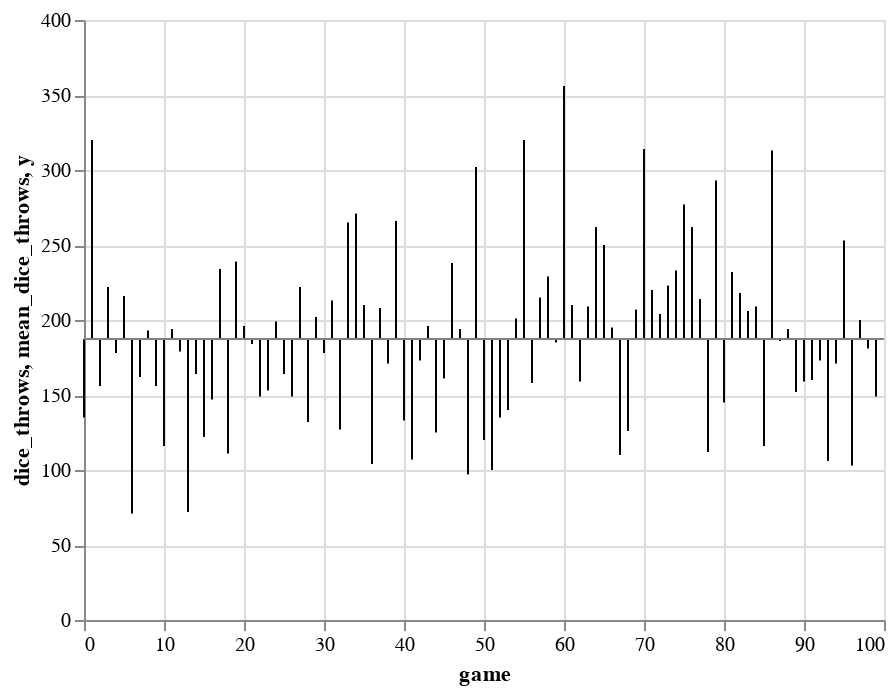

The notebook cell saved with this chart:
### Code cell
# add id to data.frame
games['game'] = range(games.shape[0])

# calculate mean
games['mean_dice_throws'] = games['dice_throws'].mean()

# plot deviations from mean value
chart_1 = alt.Chart(games).encode(
        x='game',
        y2='mean_dice_throws',
        y='dice_throws'
    ).mark_line()

# add mean line 
mean_df = pd.DataFrame( {'y': [games['dice_throws'].mean()] } )
chart_2 = alt.Chart(mean_df).mark_rule(color='grey').encode(y='y')

chart_1 + chart_2

### Figure 1 — Vega-Lite specification as saved in the notebook (floating-point values rounded to 4 significant figures)
{"config": {"view": {"continuousWidth": 400, "continuousHeight": 300}}, "layer": [{"data": {"name": "data-615985425814a56201a72b3fb1a3951e"}, "mark": "line", "encoding": {"x": {"type": "quantitative", "field": "game"}, "y": {"type": "quantitative", "field": "dice_throws"}, "y2": {"field": "mean_dice_throws"}}}, {"data": {"name": "data-d3948f4cd62f1d1717e5c144cf81d937"}, "mark": {"type": "rule", "color": "grey"}, "encoding": {"y": {"type": "quantitative", "field": "y"}}}], "$schema": "https://vega.github.io/schema/vega-lite/v4.8.1.json", "datasets": {"data-615985425814a56201a72b3fb1a3951e": [{"index": 0, "game_id": "2020-11-22 20:20:46.257", "dice_throws": 135, "mean_stick_distance": 26.5, "player_turns": 82, "game": 0, "mean_dice_throws": 187.4}, {"index": 0, "game_id": "2020-11-22 20:20:47.370", "dice_throws": 320, "mean_stick_distance": 10.0, "player_turns": 205, "game": 1, "mean_dice_throws": 187.4}, {"index": 0, "game_id": "2020-11-22 20:20:47.733", "dice_throws": 156, "mean_stick_distance": 19.0, "player_turns": 95, "game": 2, "mean_dice_throws": 187.4}, {"index": 0, "game_id": "2020-11-22 20:20:48.099", "dice_throws": 222, "mean_stick_distance": 22.0, "player_turns": 148, "game": 3, "mean_dice_throws": 187.4}, {"index": 0, "game_id": "2020-11-22 20:20:48.567", "dice_throws": 178, "mean_stick_distance": 20.5, "player_turns": 112, "game": 4, "mean_dice_throws": 187.4}, {"index": 0, "game_id": "2020-11-22 20:20:48.904", "dice_throws": 216, "mean_stick_distance": 22.0, "player_turns": 137, "game": 5, "mean_dice_throws": 187.4}, {"index": 0, "game_id": "2020-11-22 20:20:49.318", "dice_throws": 71, "mean_stick_distance": 31.5, "player_turns": 47, "game": 6, "mean_dice_throws": 187.4}, {"index": 0, "game_id": "2020-11-22 20:20:49.870", "dice_throws": 162, "mean_stick_distance": 25.5, "player_turns": 99, "game": 7, "mean_dice_throws": 187.4}, {"index": 0, "game_id": "2020-11-22 20:20:50.195", "dice_throws": 193, "mean_stick_distance": 23.0, "player_turns": 123, "game": 8, "mean_dice_throws": 187.4}, {"index": 0, "game_id": "2020-11-22 20:20:50.714", "dice_throws": 156, "mean_stick_distance": 24.0, "player_turns": 101, "game": 9, "mean_dice_throws": 187.4}, {"index": 0, "game_id": "2020-11-22 20:20:51.062", "dice_throws": 116, "mean_stick_distance": 25.5, "player_turns": 76, "game": 10, "mean_dice_throws": 187.4}, {"index": 0, "game_id": "2020-11-22 20:20:51.697", "dice_throws": 194, "mean_stick_distance": 23.0, "player_turns": 133, "game": 11, "mean_dice_throws": 187.4}, {"index": 0, "game_id": "2020-11-22 20:20:52.936", "dice_throws": 179, "mean_stick_distance": 14.5, "player_turns": 114, "game": 12, "mean_dice_throws": 187.4}, {"index": 0, "game_id": "2020-11-22 20:20:53.542", "dice_throws": 72, "mean_stick_distance": 32.0, "player_turns": 45, "game": 13, "mean_dice_throws": 187.4}, {"index": 0, "game_id": "2020-11-22 20:20:53.956", "dice_throws": 164, "mean_stick_distance": 21.5, "player_turns": 98, "game": 14, "mean_dice_throws": 187.4}, {"index": 0, "game_id": "2020-11-22 20:20:54.405", "dice_throws": 122, "mean_stick_distance": 26.5, "player_turns": 71, "game": 15, "mean_dice_throws": 187.4}, {"index": 0, "game_id": "2020-11-22 20:20:54.851", "dice_throws": 147, "mean_stick_distance": 21.0, "player_turns": 96, "game": 16, "mean_dice_throws": 187.4}, {"index": 0, "game_id": "2020-11-22 20:20:55.263", "dice_throws": 234, "mean_stick_distance": 17.0, "player_turns": 137, "game": 17, "mean_dice_throws": 187.4}, {"index": 0, "game_id": "2020-11-22 20:20:55.674", "dice_throws": 111, "mean_stick_distance": 28.5, "player_turns": 73, "game": 18, "mean_dice_throws": 187.4}, {"index": 0, "game_id": "2020-11-22 20:20:56.096", "dice_throws": 239, "mean_stick_distance": 19.0, "player_turns": 160, "game": 19, "mean_dice_throws": 187.4}, {"index": 0, "game_id": "2020-11-22 20:20:56.415", "dice_throws": 196, "mean_stick_distance": 20.5, "player_turns": 126, "game": 20, "mean_dice_throws": 187.4}, {"index": 0, "game_id": "2020-11-22 20:20:56.833", "dice_throws": 184, "mean_stick_distance": 20.5, "player_turns": 117, "game": 21, "mean_dice_throws": 187.4}, {"index": 0, "game_id": "2020-11-22 20:20:57.140", "dice_throws": 149, "mean_stick_distance": 23.5, "player_turns": 94, "game": 22, "mean_dice_throws": 187.4}, {"index": 0, "game_id": "2020-11-22 20:20:57.694", "dice_throws": 153, "mean_stick_distance": 22.5, "player_turns": 94, "game": 23, "mean_dice_throws": 187.4}, {"index": 0, "game_id": "2020-11-22 20:20:58.254", "dice_throws": 199, "mean_stick_distance": 18.0, "player_turns": 128, "game": 24, "mean_dice_throws": 187.4}, {"index": 0, "game_id": "2020-11-22 20:20:58.798", "dice_throws": 164, "mean_stick_distance": 23.0, "player_turns": 107, "game": 25, "mean_dice_throws": 187.4}, {"index": 0, "game_id": "2020-11-22 20:20:59.536", "dice_throws": 149, "mean_stick_distance": 22.5, "player_turns": 88, "game": 26, "mean_dice_throws": 187.4}, {"index": 0, "game_id": "2020-11-22 20:21:00.114", "dice_throws": 222, "mean_stick_distance": 21.0, "player_turns": 139, "game": 27, "mean_dice_throws": 187.4}, {"index": 0, "game_id": "2020-11-22 20:21:00.553", "dice_throws": 132, "mean_stick_distance": 24.5, "player_turns": 88, "game": 28, "mean_dice_throws": 187.4}, {"index": 0, "game_id": "2020-11-22 20:21:00.940", "dice_throws": 202, "mean_stick_distance": 22.5, "player_turns": 126, "game": 29, "mean_dice_throws": 187.4}, {"index": 0, "game_id": "2020-11-22 20:21:01.428", "dice_throws": 178, "mean_stick_distance": 22.5, "player_turns": 111, "game": 30, "mean_dice_throws": 187.4}, {"index": 0, "game_id": "2020-11-22 20:21:01.869", "dice_throws": 213, "mean_stick_distance": 22.0, "player_turns": 123, "game": 31, "mean_dice_throws": 187.4}, {"index": 0, "game_id": "2020-11-22 20:21:02.337", "dice_throws": 127, "mean_stick_distance": 29.0, "player_turns": 80, "game": 32, "mean_dice_throws": 187.4}, {"index": 0, "game_id": "2020-11-22 20:21:02.681", "dice_throws": 265, "mean_stick_distance": 13.0, "player_turns": 153, "game": 33, "mean_dice_throws": 187.4}, {"index": 0, "game_id": "2020-11-22 20:21:03.137", "dice_throws": 271, "mean_stick_distance": 12.0, "player_turns": 176, "game": 34, "mean_dice_throws": 187.4}, {"index": 0, "game_id": "2020-11-22 20:21:03.644", "dice_throws": 210, "mean_stick_distance": 20.0, "player_turns": 127, "game": 35, "mean_dice_throws": 187.4}, {"index": 0, "game_id": "2020-11-22 20:21:04.290", "dice_throws": 104, "mean_stick_distance": 29.5, "player_turns": 68, "game": 36, "mean_dice_throws": 187.4}, {"index": 0, "game_id": "2020-11-22 20:21:04.675", "dice_throws": 208, "mean_stick_distance": 19.5, "player_turns": 132, "game": 37, "mean_dice_throws": 187.4}, {"index": 0, "game_id": "2020-11-22 20:21:05.175", "dice_throws": 171, "mean_stick_distance": 25.0, "player_turns": 112, "game": 38, "mean_dice_throws": 187.4}, {"index": 0, "game_id": "2020-11-22 20:21:05.625", "dice_throws": 266, "mean_stick_distance": 11.5, "player_turns": 175, "game": 39, "mean_dice_throws": 187.4}, {"index": 0, "game_id": "2020-11-22 20:21:06.057", "dice_throws": 133, "mean_stick_distance": 27.0, "player_turns": 83, "game": 40, "mean_dice_throws": 187.4}, {"index": 0, "game_id": "2020-11-22 20:21:06.926", "dice_throws": 107, "mean_stick_distance": 28.5, "player_turns": 65, "game": 41, "mean_dice_throws": 187.4}, {"index": 0, "game_id": "2020-11-22 20:21:07.750", "dice_throws": 173, "mean_stick_distance": 27.5, "player_turns": 102, "game": 42, "mean_dice_throws": 187.4}, {"index": 0, "game_id": "2020-11-22 20:21:08.284", "dice_throws": 196, "mean_stick_distance": 19.0, "player_turns": 110, "game": 43, "mean_dice_throws": 187.4}, {"index": 0, "game_id": "2020-11-22 20:21:08.770", "dice_throws": 125, "mean_stick_distance": 27.5, "player_turns": 82, "game": 44, "mean_dice_throws": 187.4}, {"index": 0, "game_id": "2020-11-22 20:21:09.632", "dice_throws": 161, "mean_stick_distance": 19.5, "player_turns": 94, "game": 45, "mean_dice_throws": 187.4}, {"index": 0, "game_id": "2020-11-22 20:21:10.306", "dice_throws": 238, "mean_stick_distance": 19.0, "player_turns": 152, "game": 46, "mean_dice_throws": 187.4}, {"index": 0, "game_id": "2020-11-22 20:21:10.867", "dice_throws": 194, "mean_stick_distance": 19.0, "player_turns": 125, "game": 47, "mean_dice_throws": 187.4}, {"index": 0, "game_id": "2020-11-22 20:21:11.347", "dice_throws": 97, "mean_stick_distance": 27.5, "player_turns": 58, "game": 48, "mean_dice_throws": 187.4}, {"index": 0, "game_id": "2020-11-22 20:21:11.784", "dice_throws": 302, "mean_stick_distance": 14.5, "player_turns": 197, "game": 49, "mean_dice_throws": 187.4}, {"index": 0, "game_id": "2020-11-22 20:21:12.450", "dice_throws": 120, "mean_stick_distance": 24.5, "player_turns": 77, "game": 50, "mean_dice_throws": 187.4}, {"index": 0, "game_id": "2020-11-22 20:21:12.902", "dice_throws": 100, "mean_stick_distance": 22.5, "player_turns": 62, "game": 51, "mean_dice_throws": 187.4}, {"index": 0, "game_id": "2020-11-22 20:21:13.384", "dice_throws": 135, "mean_stick_distance": 27.5, "player_turns": 91, "game": 52, "mean_dice_throws": 187.4}, {"index": 0, "game_id": "2020-11-22 20:21:14.058", "dice_throws": 140, "mean_stick_distance": 23.5, "player_turns": 81, "game": 53, "mean_dice_throws": 187.4}, {"index": 0, "game_id": "2020-11-22 20:21:14.472", "dice_throws": 201, "mean_stick_distance": 19.0, "player_turns": 120, "game": 54, "mean_dice_throws": 187.4}, {"index": 0, "game_id": "2020-11-22 20:21:15.167", "dice_throws": 320, "mean_stick_distance": 14.0, "player_turns": 211, "game": 55, "mean_dice_throws": 187.4}, {"index": 0, "game_id": "2020-11-22 20:21:15.740", "dice_throws": 158, "mean_stick_distance": 23.0, "player_turns": 103, "game": 56, "mean_dice_throws": 187.4}, {"index": 0, "game_id": "2020-11-22 20:21:16.335", "dice_throws": 215, "mean_stick_distance": 17.0, "player_turns": 140, "game": 57, "mean_dice_throws": 187.4}, {"index": 0, "game_id": "2020-11-22 20:21:16.912", "dice_throws": 229, "mean_stick_distance": 19.5, "player_turns": 134, "game": 58, "mean_dice_throws": 187.4}, {"index": 0, "game_id": "2020-11-22 20:21:17.409", "dice_throws": 185, "mean_stick_distance": 23.5, "player_turns": 109, "game": 59, "mean_dice_throws": 187.4}, {"index": 0, "game_id": "2020-11-22 20:21:18.157", "dice_throws": 356, "mean_stick_distance": 9.5, "player_turns": 215, "game": 60, "mean_dice_throws": 187.4}, {"index": 0, "game_id": "2020-11-22 20:21:18.858", "dice_throws": 210, "mean_stick_distance": 16.5, "player_turns": 123, "game": 61, "mean_dice_throws": 187.4}, {"index": 0, "game_id": "2020-11-22 20:21:19.334", "dice_throws": 159, "mean_stick_distance": 28.5, "player_turns": 98, "game": 62, "mean_dice_throws": 187.4}, {"index": 0, "game_id": "2020-11-22 20:21:20.365", "dice_throws": 209, "mean_stick_distance": 27.5, "player_turns": 130, "game": 63, "mean_dice_throws": 187.4}, {"index": 0, "game_id": "2020-11-22 20:21:21.037", "dice_throws": 262, "mean_stick_distance": 19.0, "player_turns": 159, "game": 64, "mean_dice_throws": 187.4}, {"index": 0, "game_id": "2020-11-22 20:21:21.662", "dice_throws": 250, "mean_stick_distance": 8.5, "player_turns": 157, "game": 65, "mean_dice_throws": 187.4}, {"index": 0, "game_id": "2020-11-22 20:21:22.348", "dice_throws": 195, "mean_stick_distance": 16.5, "player_turns": 121, "game": 66, "mean_dice_throws": 187.4}, {"index": 0, "game_id": "2020-11-22 20:21:23.053", "dice_throws": 110, "mean_stick_distance": 32.0, "player_turns": 72, "game": 67, "mean_dice_throws": 187.4}, {"index": 0, "game_id": "2020-11-22 20:21:23.464", "dice_throws": 126, "mean_stick_distance": 24.0, "player_turns": 87, "game": 68, "mean_dice_throws": 187.4}, {"index": 0, "game_id": "2020-11-22 20:21:24.249", "dice_throws": 207, "mean_stick_distance": 17.0, "player_turns": 125, "game": 69, "mean_dice_throws": 187.4}, {"index": 0, "game_id": "2020-11-22 20:21:25.039", "dice_throws": 314, "mean_stick_distance": 13.0, "player_turns": 194, "game": 70, "mean_dice_throws": 187.4}, {"index": 0, "game_id": "2020-11-22 20:21:25.675", "dice_throws": 220, "mean_stick_distance": 19.5, "player_turns": 129, "game": 71, "mean_dice_throws": 187.4}, {"index": 0, "game_id": "2020-11-22 20:21:26.336", "dice_throws": 204, "mean_stick_distance": 22.0, "player_turns": 125, "game": 72, "mean_dice_throws": 187.4}, {"index": 0, "game_id": "2020-11-22 20:21:26.821", "dice_throws": 223, "mean_stick_distance": 18.5, "player_turns": 130, "game": 73, "mean_dice_throws": 187.4}, {"index": 0, "game_id": "2020-11-22 20:21:27.515", "dice_throws": 233, "mean_stick_distance": 18.0, "player_turns": 143, "game": 74, "mean_dice_throws": 187.4}, {"index": 0, "game_id": "2020-11-22 20:21:28.078", "dice_throws": 277, "mean_stick_distance": 15.5, "player_turns": 169, "game": 75, "mean_dice_throws": 187.4}, {"index": 0, "game_id": "2020-11-22 20:21:28.775", "dice_throws": 262, "mean_stick_distance": 14.5, "player_turns": 164, "game": 76, "mean_dice_throws": 187.4}, {"index": 0, "game_id": "2020-11-22 20:21:29.477", "dice_throws": 214, "mean_stick_distance": 19.0, "player_turns": 148, "game": 77, "mean_dice_throws": 187.4}, {"index": 0, "game_id": "2020-11-22 20:21:30.067", "dice_throws": 112, "mean_stick_distance": 24.5, "player_turns": 76, "game": 78, "mean_dice_throws": 187.4}, {"index": 0, "game_id": "2020-11-22 20:21:30.585", "dice_throws": 293, "mean_stick_distance": 10.5, "player_turns": 176, "game": 79, "mean_dice_throws": 187.4}, {"index": 0, "game_id": "2020-11-22 20:21:31.501", "dice_throws": 145, "mean_stick_distance": 22.5, "player_turns": 87, "game": 80, "mean_dice_throws": 187.4}, {"index": 0, "game_id": "2020-11-22 20:21:32.086", "dice_throws": 232, "mean_stick_distance": 16.5, "player_turns": 132, "game": 81, "mean_dice_throws": 187.4}, {"index": 0, "game_id": "2020-11-22 20:21:32.813", "dice_throws": 218, "mean_stick_distance": 21.0, "player_turns": 146, "game": 82, "mean_dice_throws": 187.4}, {"index": 0, "game_id": "2020-11-22 20:21:33.282", "dice_throws": 206, "mean_stick_distance": 20.0, "player_turns": 130, "game": 83, "mean_dice_throws": 187.4}, {"index": 0, "game_id": "2020-11-22 20:21:33.966", "dice_throws": 209, "mean_stick_distance": 17.0, "player_turns": 116, "game": 84, "mean_dice_throws": 187.4}, {"index": 0, "game_id": "2020-11-22 20:21:34.518", "dice_throws": 116, "mean_stick_distance": 25.0, "player_turns": 69, "game": 85, "mean_dice_throws": 187.4}, {"index": 0, "game_id": "2020-11-22 20:21:35.105", "dice_throws": 313, "mean_stick_distance": 13.5, "player_turns": 200, "game": 86, "mean_dice_throws": 187.4}, {"index": 0, "game_id": "2020-11-22 20:21:35.818", "dice_throws": 186, "mean_stick_distance": 23.0, "player_turns": 116, "game": 87, "mean_dice_throws": 187.4}, {"index": 0, "game_id": "2020-11-22 20:21:37.095", "dice_throws": 194, "mean_stick_distance": 18.5, "player_turns": 118, "game": 88, "mean_dice_throws": 187.4}, {"index": 0, "game_id": "2020-11-22 20:21:37.925", "dice_throws": 152, "mean_stick_distance": 22.5, "player_turns": 91, "game": 89, "mean_dice_throws": 187.4}, {"index": 0, "game_id": "2020-11-22 20:21:38.588", "dice_throws": 159, "mean_stick_distance": 25.0, "player_turns": 111, "game": 90, "mean_dice_throws": 187.4}, {"index": 0, "game_id": "2020-11-22 20:21:39.454", "dice_throws": 160, "mean_stick_distance": 24.0, "player_turns": 101, "game": 91, "mean_dice_throws": 187.4}, {"index": 0, "game_id": "2020-11-22 20:21:39.999", "dice_throws": 173, "mean_stick_distance": 22.0, "player_turns": 114, "game": 92, "mean_dice_throws": 187.4}, {"index": 0, "game_id": "2020-11-22 20:21:40.589", "dice_throws": 106, "mean_stick_distance": 27.5, "player_turns": 70, "game": 93, "mean_dice_throws": 187.4}, {"index": 0, "game_id": "2020-11-22 20:21:41.419", "dice_throws": 171, "mean_stick_distance": 17.0, "player_turns": 110, "game": 94, "mean_dice_throws": 187.4}, {"index": 0, "game_id": "2020-11-22 20:21:42.086", "dice_throws": 253, "mean_stick_distance": 18.5, "player_turns": 165, "game": 95, "mean_dice_throws": 187.4}, {"index": 0, "game_id": "2020-11-22 20:21:42.973", "dice_throws": 103, "mean_stick_distance": 27.0, "player_turns": 70, "game": 96, "mean_dice_throws": 187.4}, {"index": 0, "game_id": "2020-11-22 20:21:43.317", "dice_throws": 200, "mean_stick_distance": 14.5, "player_turns": 119, "game": 97, "mean_dice_throws": 187.4}, {"index": 0, "game_id": "2020-11-22 20:21:44.140", "dice_throws": 181, "mean_stick_distance": 22.5, "player_turns": 111, "game": 98, "mean_dice_throws": 187.4}, {"index": 0, "game_id": "2020-11-22 20:21:44.919", "dice_throws": 149, "mean_stick_distance": 29.5, "player_turns": 86, "game": 99, "mean_dice_throws": 187.4}], "data-d3948f4cd62f1d1717e5c144cf81d937": [{"y": 187.4}]}}
